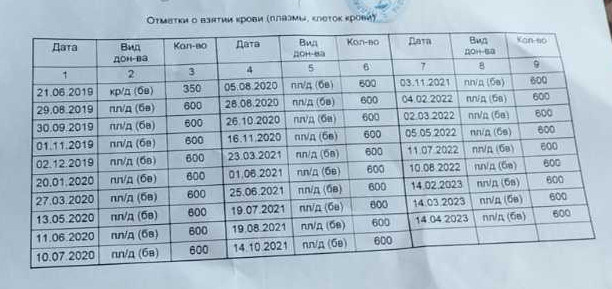
#> input picture notebooks/fedosov/tablica2.jpg, 612 x 289 px
$ jupyter execute find_table_opencv.ipynb
#> lines starting #> are read from the running program, lines starting #| are printed output that depends on the picture; after the words box and inside, x2 and y2 are one past the last pixel; in counts of white or black regions, pixels touching at a corner belong together
Нахождение таблицы на изображении с помощью OpenCV

[cell 1]
import cv2
import numpy as np
import matplotlib.pyplot as plt

[cell 2]
file = r'tablica2.jpg'
table_image_contour = cv2.imread(file, 0)
#> table_image_contour: shape (289, 612); min 4, max 255, mean 184.5
table_image = cv2.imread(file)
#> table_image is the input picture: shape (289, 612, 3); mean B, G, R 201.8, 188.4, 170.8

# улучшение изображения
ret, thresh_value = cv2.threshold(table_image_contour, 180, 255, cv2.THRESH_BINARY_INV)
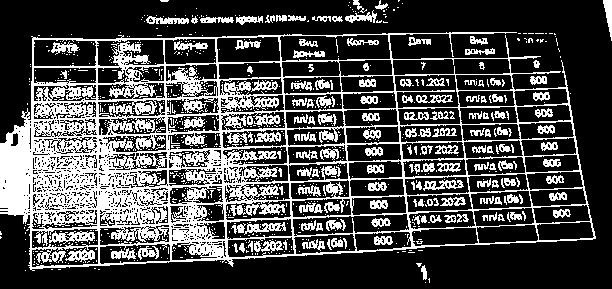
#> thresh_value: shape (289, 612); 29.4% white in thin lines or dots

# расширение изображения
kernel = np.ones((5,5), np.uint8)
dilated_value = cv2.dilate(thresh_value, kernel, iterations=1)
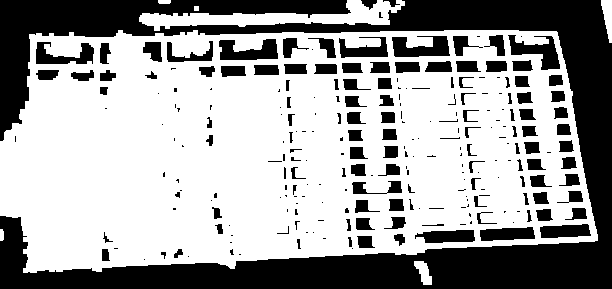
#> dilated_value: shape (289, 612); 63.3% white; 242 black regions (123 under 20 px)

# поиск контуров
contours, hierarchy = cv2.findContours(dilated_value, cv2.RETR_TREE, cv2.CHAIN_APPROX_SIMPLE)
#> contours = 253 contours, 112 with area under 20; largest, box (x1, y1, x2, y2) and area: (0, 30, 598, 273) 125754, (139, 0, 405, 31) 2999, (391, 35, 451, 58) 940, (507, 34, 561, 71) 932, (218, 38, 279, 61) 918

# определение координат контуров и размещение их на исходном изображении
for cnt in contours:
    x, y, w, h = cv2.boundingRect(cnt)
    # bounding the images
    if y < 350:
        table_image = cv2.rectangle(table_image, (x, y), (x + w, y + h), (0, 0, 255), 1)
#> this loop made 253 passes
#> (x, y, w, h) on passes 1 to 3: (414, 261, 18, 24), (0, 229, 4, 12), (0, 30, 598, 243)
#> pass 3, `table_image = cv2.rectangle(table_image, (x, y), (x + w, y + h), (0, 0..`:
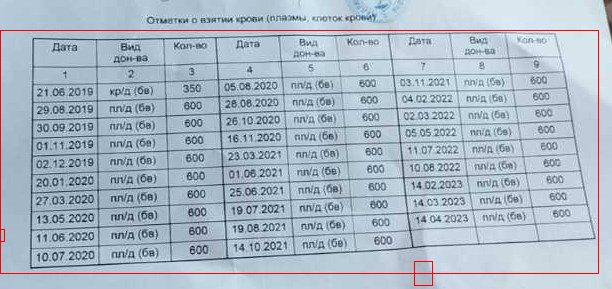
#> table_image: shape (289, 612, 3); mean B, G, R 199.6, 186.3, 171.4
#> after the loop:
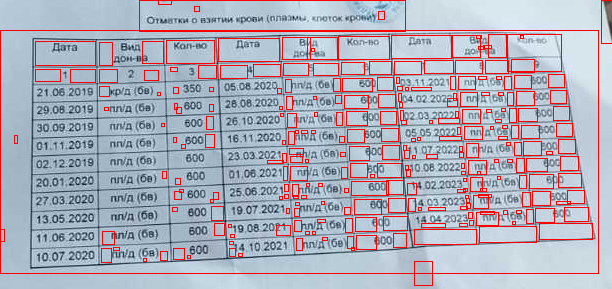
#> table_image: shape (289, 612, 3); 6.13% of pixels changed, all inside (x1, y1, x2, y2) = (14, 0, 612, 263)

# отображение результата
plt.imshow(table_image)
plt.show()
cv2.namedWindow('detecttable', cv2.WINDOW_NORMAL)

$ run again, with notebooks/fedosov/tablica1.jpg copied over notebooks/fedosov/tablica2.jpg
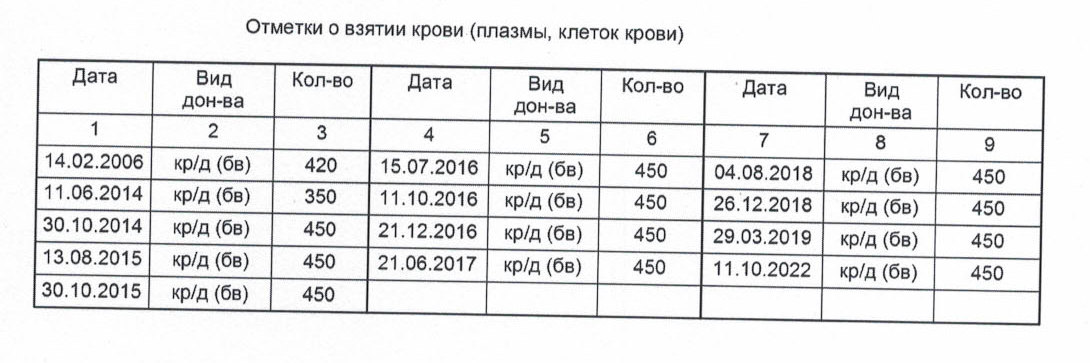
#> input picture notebooks/fedosov/tablica1.jpg, 1090 x 363 px
#> table_image is the input picture: shape (363, 1090, 3); mean B, G, R 233.3, 232.8, 232.6
#> `ret, thresh_value = cv2.threshold(table_image_contour, 180, 255, cv2.T..`:
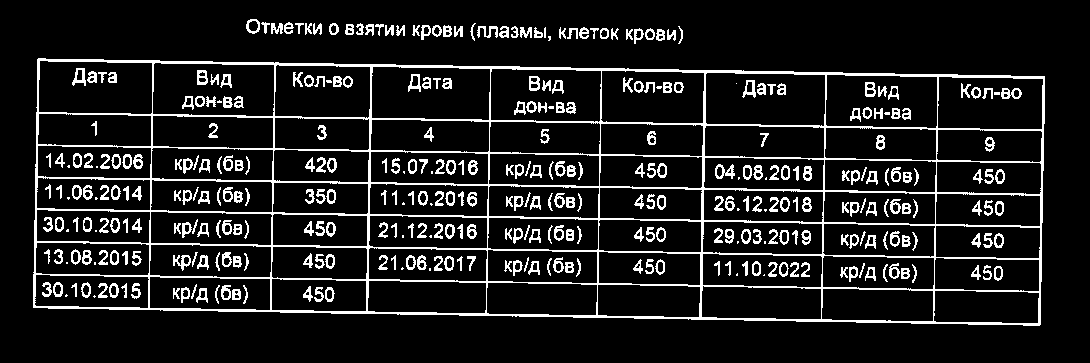
#> thresh_value: shape (363, 1090); 11.5% white in thin lines or dots, all inside (x1, y1, x2, y2) = (33, 19, 1045, 326)
#> dilated_value: shape (363, 1090); 32.6% white; 95 white regions
#> contours = 233 contours, 75 with area under 20; largest, box (x1, y1, x2, y2) and area: (31, 56, 1047, 328) 255757, (707, 74, 824, 124) 5490, (373, 68, 489, 119) 5423, (40, 62, 151, 113) 5206, (492, 70, 600, 120) 5040
#> the loop `for cnt in contours:` made 233 passes
#> (x, y, w, h) on passes 1 to 3: (31, 56, 1016, 272), (935, 292, 103, 30), (823, 290, 109, 30)
#> after the loop `for cnt in contours:`:
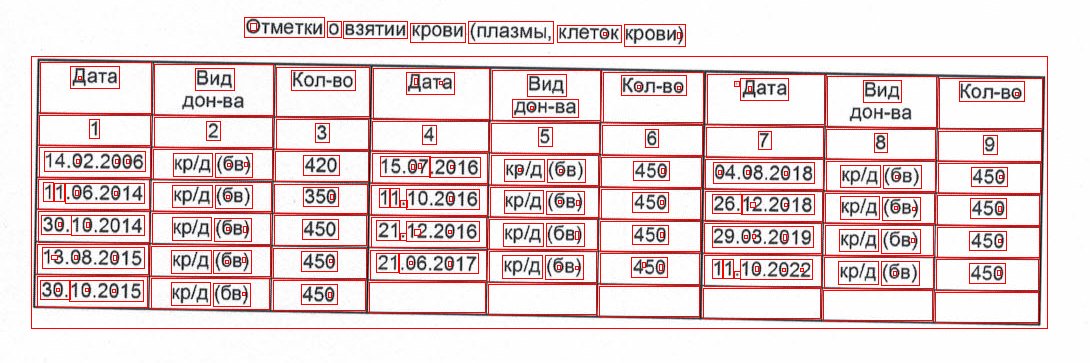
#> table_image: shape (363, 1090, 3); mean B, G, R 215.2, 214.7, 235.8
